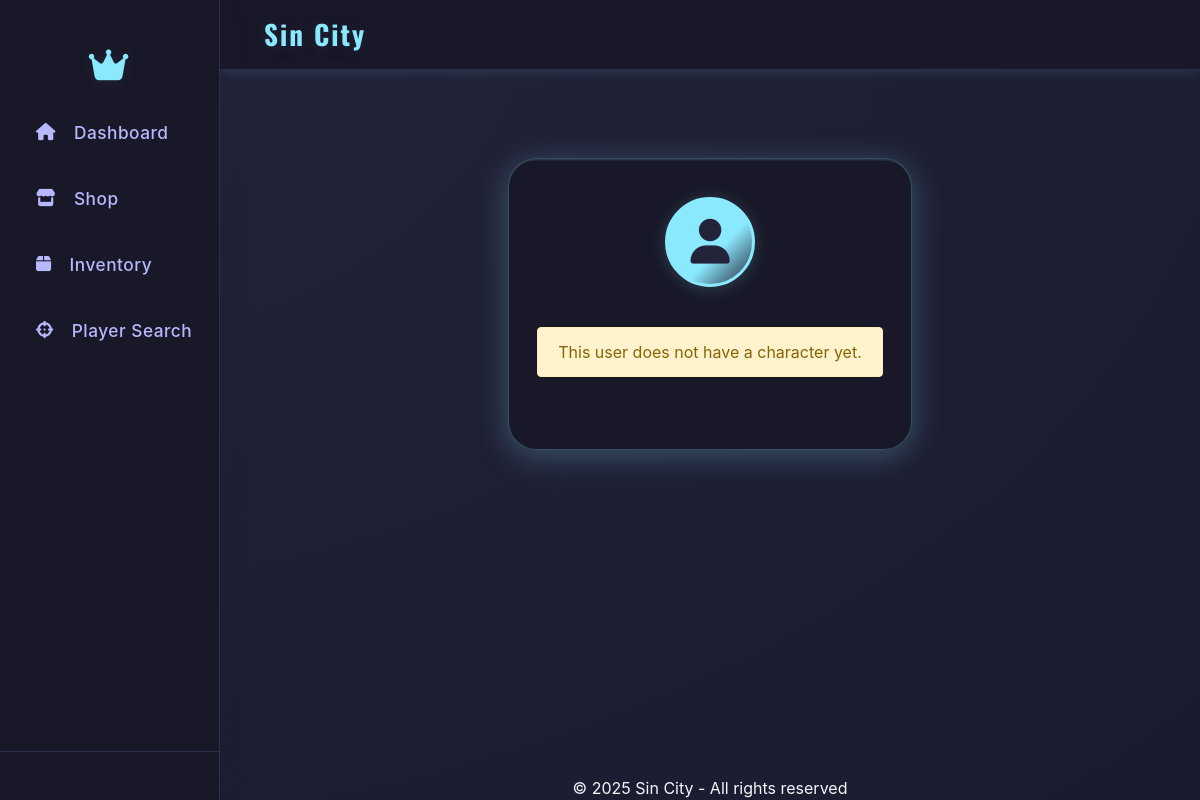
The page /profile/Admin on the database as committed earlier.
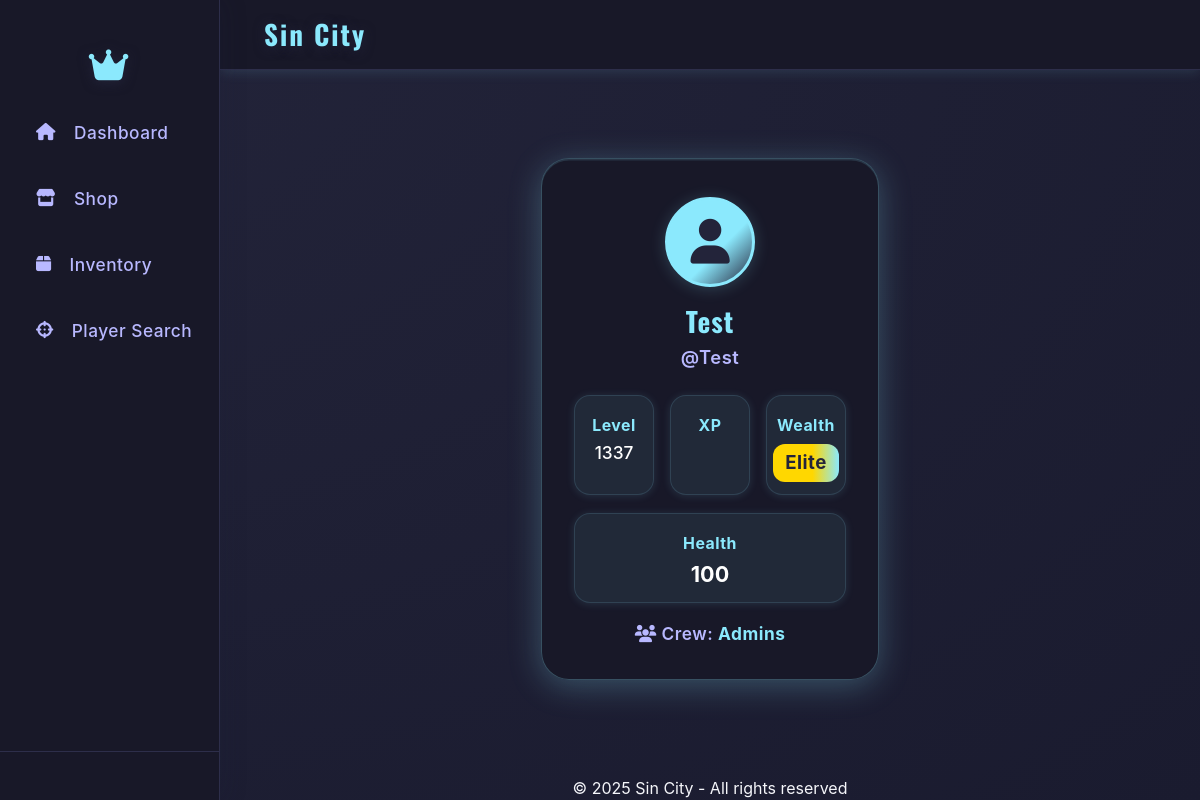
The same page on the database as committed later.
### app.py (models this page shows)
class Character(db.Model):
    id = db.Column(db.Integer, primary_key=True)
    master_id = db.Column(db.Integer, db.ForeignKey('master_account.id'), nullable=False)
    name = db.Column(db.String(32), nullable=False)
    health = db.Column(db.Integer, default=100)
    money = db.Column(db.Integer, default=0)
    level = db.Column(db.Integer, default=1)
    is_alive = db.Column(db.Boolean, default=True)

class Crew(db.Model):
    id = db.Column(db.Integer, primary_key=True)
    name = db.Column(db.String(150), unique=True, nullable=False)
    members = db.relationship('User', backref='crew', lazy=True)

### app.py (the view)
@app.route('/profile/<username>')
def profile(username):
    user = User.query.filter_by(username=username).first_or_404()
    crew = Crew.query.get(user.crew_id) if user.crew_id else None
    character = Character.query.filter_by(master_id=user.id, is_alive=True).first()
    return render_template('profile.html', user=user, crew=crew, character=character)

### app.py (called while the page is built)
@app.before_request
def update_last_seen():
    if current_user.is_authenticated:
        current_user.last_seen = datetime.utcnow()
        db.session.commit()

@app.before_request
def check_character_alive():
    if current_user.is_authenticated:
        char = Character.query.filter_by(master_id=current_user.id).first()
        if not char or not char.is_alive:
            if request.endpoint not in ('create_character', 'logout', 'static'):
                return redirect(url_for('create_character'))

@app.context_processor
def inject_current_character():
    from flask_login import current_user
    if current_user.is_authenticated:
        character = Character.query.filter_by(master_id=current_user.id, is_alive=True).first()
        return dict(current_character=character)
    return dict(current_character=None)

### templates/profile.html (shortened to what this page needs)
{% extends "base.html" %}
{% block content %}
{% macro money_class(money) -%}
    {%- if money < 1000 -%}
        <span class="profile-wealth profile-wealth-poor">Poor</span>
    {%- elif money < 10000 -%}
        <span class="profile-wealth profile-wealth-working">Working Class</span>
    {%- elif money < 100000 -%}
        <span class="profile-wealth profile-wealth-middle">Middle Class</span>
    {%- elif money < 1000000 -%}
        <span class="profile-wealth profile-wealth-rich">Rich</span>
    {%- else -%}
        <span class="profile-wealth profile-wealth-elite">Elite</span>
    {%- endif -%}
{%- endmacro %}
<div class="profile-container">
    <div class="profile-avatar">
        <i class="fas fa-user"></i>
    </div>
    {% if character %}
    <h1>{{ character.name }}</h1>
    <div class="profile-username">
        @{{ character.name }}
    </div>
    <div class="profile-stats">
        <div class="profile-stat">
            <span class="profile-label">Level</span>
            {{ character.level }}
        </div>
        <div class="profile-stat">
            <span class="profile-label">XP</span>
        </div>
        <div class="profile-stat">
            <span class="profile-label">Wealth</span>
            {{ money_class(character.money) }}
        </div>
    </div>
    <div class="profile-stat">
        <span class="profile-label">Health</span>
        <span class="profile-value">{{ character.health }}</span>
    </div>
    {% if crew %}
    <div class="profile-crew">
        <i class="fas fa-users"></i>
        Crew:
        <a href="{{ url_for('crew_page', crew_id=crew.id) }}" style="color:#8be9fd; font-weight:700;">
            {{ crew.name }}
        </a>
    </div>
    {% endif %}
    {% else %}
    <div class="alert alert-warning" style="margin: 40px auto; max-width: 500px;">
        This user does not have a character yet.
    </div>
    {% endif %}
</div>
{% endblock %}

### templates/base.html (shortened to what this page needs)
<!DOCTYPE html>
<html lang="en">
<head>
  <link rel="stylesheet" href="https://cdn.jsdelivr.net/npm/bootstrap@4.6.2/dist/css/bootstrap.min.css">
  <link rel="stylesheet" href="https://cdnjs.cloudflare.com/ajax/libs/font-awesome/6.4.2/css/all.min.css">
</head>
<body>
  <div class="layout-root">
    <nav class="sidebar">
      <div class="sidebar-header">
        <i class="fas fa-crown"></i>
      </div>
      <div class="sidebar-nav">
        <a href="{{ url_for('dashboard') }}" class="{% if request.endpoint == 'dashboard' %}active{% endif %}">
          <i class="fas fa-home"></i> <span>Dashboard</span>
        </a>
        <a href="{{ url_for('shop') }}" class="{% if request.endpoint == 'shop' %}active{% endif %}">
          <i class="fas fa-store"></i> <span>Shop</span>
        </a>
        <a href="{{ url_for('inventory') }}" class="{% if request.endpoint == 'inventory' %}active{% endif %}">
          <i class="fas fa-box"></i> <span>Inventory</span>
        </a>
        <a href="{{ url_for('player_search') }}" class="{% if request.endpoint == 'player_search' %}active{% endif %}">
            <i class="fas fa-crosshairs"></i> <span>Player Search</span>
        </a>
      </div>
      <div class="sidebar-footer">
      </div>
    </nav>
    <div class="main-area">
      <header class="topbar">
        <span class="topbar-title">
          {% block topbar_title %}Sin City{% endblock %}
        </span>
      </header>
      <main class="content-area">
        {% block content %}{% endblock %}
      </main>
      <footer>
        &copy; {{ current_year if current_year else "2025" }} Sin City - All rights reserved
      </footer>
    </div>
  </div>
</body>
</html>

### templates/base.html (style rules this page uses)
body { background: radial-gradient(ellipse at top left, #23243a 0%, #1a1b2f 100%); color: #f5f6fa; font-family: 'Inter', 'Segoe UI', Arial, sans-serif; margin: 0; padding: 0; min-height: 100vh; width: 100vw; box-sizing: border-box; }
.layout-root { display: flex; min-height: 100vh; width: 100vw; overflow-x: hidden; }
.sidebar { width: 220px; min-width: 60px; background: rgba(25, 25, 40, 0.98); backdrop-filter: blur(16px); box-shadow: 2px 0 24px rgba(30,32,60,0.18); display: flex; flex-direction: column; align-items: stretch; z-index: 100; transition: width 0.2s; border-right: 1px solid #2d2e4a; height: 100vh; position: sticky; top: 0; }
.sidebar .sidebar-header { color: #8be9fd; font-size: 2.2em; font-weight: 900; padding: 36px 0 18px 0; text-align: center; letter-spacing: 2px; font-family: 'Oswald', 'Cinzel', serif; text-shadow: 0 2px 12px #23243a; }
.sidebar .sidebar-nav { flex: 1; display: flex; flex-direction: column; gap: 10px; padding: 0 0 0 0; }
.sidebar .sidebar-nav a { color: #b8b8ff; font-size: 1.08em; font-weight: 500; padding: 13px 36px; border-radius: 0 24px 24px 0; margin: 0 0 4px 0; display: flex; align-items: center; gap: 18px; text-decoration: none; transition: background 0.18s, color 0.18s, padding-left 0.18s; position: relative; letter-spacing: 0.5px; white-space: nowrap; }
.sidebar .sidebar-footer { padding: 24px; border-top: 1px solid #2d2e4a; }
.main-area { flex: 1; display: flex; flex-direction: column; min-width: 0; min-height: 50vh; height: 100vh; box-sizing: border-box; }
.topbar { height: 70px; background: rgba(25, 25, 40, 0.98); backdrop-filter: blur(12px); display: flex; align-items: center; padding: 0 44px; box-shadow: 0 2px 12px #8be9fd22; z-index: 10; position: sticky; top: 0; border-bottom: 1px solid #2d2e4a; min-width: 0; }
.topbar .topbar-title { color: #8be9fd; font-size: 1.7em; font-weight: 900; letter-spacing: 2px; margin-right: 24px; font-family: 'Oswald', 'Cinzel', serif; text-shadow: 0 2px 12px #23243a; }
.content-area { flex: 1; padding: 40px 40px 32px 40px; min-width: 0; display: flex; flex-direction: column; background: none; }
footer { text-align: center; }

### templates/profile.html (style rules this page uses)
.profile-container { max-width: 420px; margin: 48px auto 0 auto; background: rgba(25, 25, 40, 0.98); border-radius: 28px; box-shadow: 0 6px 32px #8be9fd44, 0 1.5px 0 #8be9fd22 inset; padding: 38px 28px 32px 28px; border: 1.5px solid #8be9fd44; color: #f5f6fa; font-family: 'Inter', 'Segoe UI', Arial, sans-serif; text-align: center; position: relative; overflow: hidden; }
.profile-avatar { width: 90px; height: 90px; border-radius: 50%; background: linear-gradient(135deg, #8be9fd 60%, #23243a 100%); display: flex; align-items: center; justify-content: center; margin: 0 auto 18px auto; box-shadow: 0 2px 16px #8be9fd33; font-size: 2.8em; color: #23243a; border: 3px solid #8be9fd; }
.profile-container h1 { color: #8be9fd; font-size: 1.7em; font-weight: 900; margin-bottom: 6px; font-family: 'Oswald', 'Cinzel', serif; letter-spacing: 1px; }
.profile-username { font-size: 1.15em; color: #b8b8ff; font-weight: 600; margin-bottom: 18px; letter-spacing: 0.5px; }
.profile-stats { margin: 24px 0 18px 0; display: flex; justify-content: space-between; gap: 8px; }
.profile-stat { background: rgba(139,233,253,0.08); border-radius: 16px; padding: 18px 0 12px 0; color: #fff; font-size: 1.08em; font-weight: 500; box-shadow: 0 1px 8px #8be9fd22; border: 1px solid #8be9fd22; min-width: 80px; flex: 1 1 0; margin: 0 4px; display: flex; flex-direction: column; align-items: center; transition: box-shadow 0.18s, transform 0.18s; }
.profile-label { color: #8be9fd; font-size: 0.92em; font-weight: 700; margin-bottom: 2px; letter-spacing: 0.5px; }
.profile-value { font-size: 1.25em; font-weight: 700; color: #fff; margin-bottom: 0; }
.profile-wealth { font-size: 1.08em; font-weight: 700; letter-spacing: 0.5px; padding: 5px 12px; border-radius: 12px; margin-top: 4px; display: inline-block; }
.profile-wealth-elite { background: linear-gradient(90deg, #ffd700 60%, #8be9fd 100%); color: #23243a; }
.profile-crew { margin-top: 18px; color: #b8b8ff; font-size: 1.08em; font-weight: 600; letter-spacing: 0.5px; }

Rows that differ between the two databases and show on the page:
added Character: name "Test", level "1337", health "100"
now on this page (row unchanged): Crew: name "Admins"
Other text that changed with them:
text no longer shown: "This user does not have a character yet."
text now shown: "@ Level XP Wealth Elite Health Crew:"
